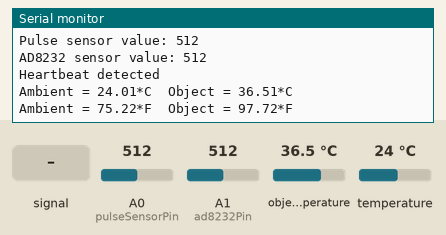
Simulated run of this sketch. Board: Arduino Uno, built with avr-gcc and run on an emulated ATmega328P. Shown: the last lines printed to the serial monitor. The inputs (shaded band) are chosen by the test bench; at power-on: A0 (pulseSensorPin) = 512, object temperature 36.5 °C, A1 (ad8232Pin) = 512, temperature 24 °C.

Above: at 1.2 s.
1.3 s: A0 (pulseSensorPin) fed a 200 Hz sine of ±81 counts around its level
2.8 s: A0 (pulseSensorPin) set to 716
8.0 s: object temperature set to 20 °C
9.5 s: A1 (ad8232Pin) set to 490
At 10.4 s:
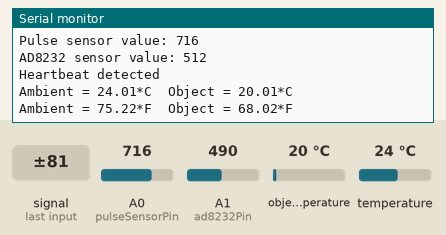
11.0 s: temperature set to 12 °C
At 12.2 s:
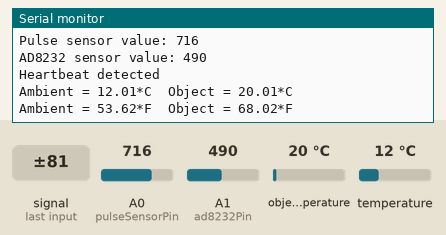
12.5 s: A0 (pulseSensorPin) fed a 1000 Hz sine of ±255 counts around its level
Timing chart, 0 to 15.0 s (numbered marks = the images above; inputs shaded):
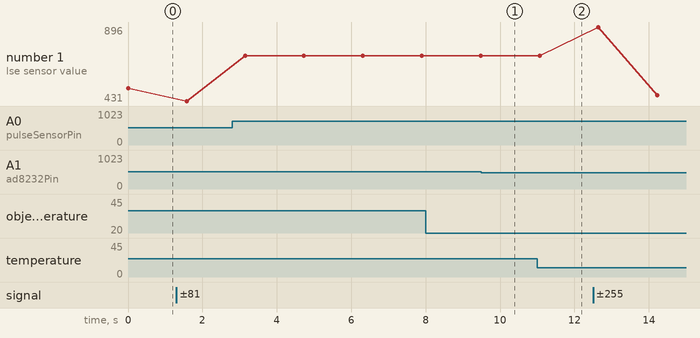

Measured:
- after the input at 11.0 s, the serial monitor: prints a new line after 0.14 s (image 2)
- plotted number 1: 512 → 431 after the input at 1.3 s, 431 → 716 after the input at 2.8 s, 716 → 467 after the input at 12.5 s

The sketch:

All_Sensor.ino
```cpp
#include <Adafruit_MLX90614.h>

Adafruit_MLX90614 mlx = Adafruit_MLX90614();

const int pulseSensorPin = 0;
const int ad8232Pin = A1;
int pulseSignal;
int ad8232Signal;
int ad8232Threshold = 500;

void setup() {
  Serial.begin(9600);
  while (!Serial);

  if (!mlx.begin()) {
    Serial.println("Error connecting to MLX sensor. Check wiring.");
    while (1);
  }
}

void loop() {
  // Read pulse sensor signal
  pulseSignal = analogRead(pulseSensorPin);
  Serial.print("Pulse sensor value: ");
  Serial.println(pulseSignal);

  // Read AD8232 signal
  ad8232Signal = analogRead(ad8232Pin);
  Serial.print("AD8232 sensor value: ");
  Serial.println(ad8232Signal);

  // Check for a heartbeat
  if (pulseSignal > ad8232Threshold) {
    Serial.println("Heartbeat detected");
  }

  // Read temperature sensor
  Serial.print("Ambient = "); Serial.print(mlx.readAmbientTempC());
  Serial.print("*C\tObject = "); Serial.print(mlx.readObjectTempC()); Serial.println("*C");
  Serial.print("Ambient = "); Serial.print(mlx.readAmbientTempF());
  Serial.print("*F\tObject = "); Serial.print(mlx.readObjectTempF()); Serial.println("*F");

  Serial.println();
  delay(1500);
}
```
